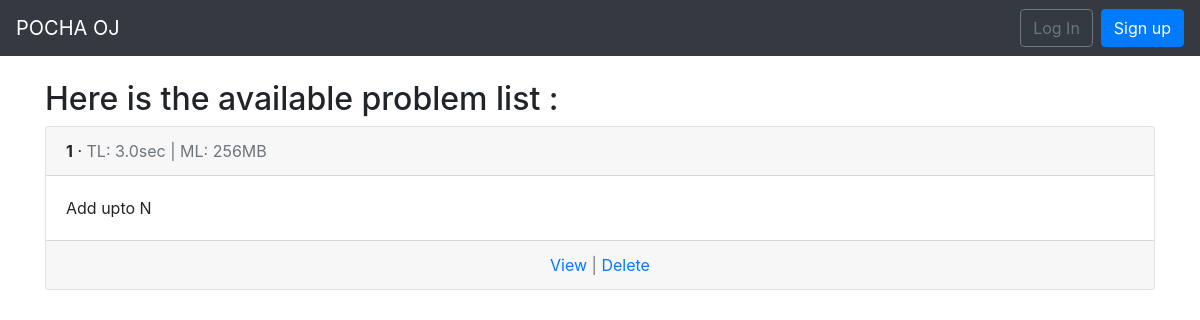
The page /problem/ on the database its author committed.
### problem/models.py (models this page shows, shortened)
class Problem(models.Model):
    title = models.CharField(blank = False, null = False, max_length=25)
    statement = models.TextField()
    time_limit = models.FloatField(default = 3.0, validators=[MinValueValidator(0.0),MaxValueValidator(5.0)])
    memory_limit = models.PositiveSmallIntegerField(default = 256, validators = [MaxValueValidator(1024)] )
    owner = models.ForeignKey(settings.AUTH_USER_MODEL,on_delete=models.CASCADE,related_name='created_problems')
    is_public = models.BooleanField(default=False)
    adding_time = models.DateTimeField(auto_now_add=True)

### problem/views.py (the view)
# urls.py: path('',views.ProblemListView.as_view(),name='problem_list'),
class ProblemListView(ListView):
    model = models.Problem
    template_name = 'problem/problem_list.html'

### problem/templates/problem/problem_list.html (shortened to what this page needs)
{% extends 'base.html' %}
{% block content %}
    <h2>Here is the available problem list : </h2>
        {% for problem in problem_list %}
            <div class="card">
                <div class="card-header">
                <span class="font-weight-bold">{{ problem.pk }}</span> &middot;
                <span class="text-muted">TL: {{ problem.time_limit }}sec | ML:
                {{ problem.memory_limit }}MB</span>
                </div>
                <div class="card-body">
                {{ problem.title }}
                </div>
                <div class="card-footer text-center text-muted">
                <a href="{% url 'problem:problem_detail' pk=problem.pk %}">View</a> | <a href="#">Delete</a>
            </div>
    {% endfor %}
{% endblock content %}

### rows shown on the page
Problem: pk "1", time_limit "3.0", memory_limit "256", title "Add upto N"
